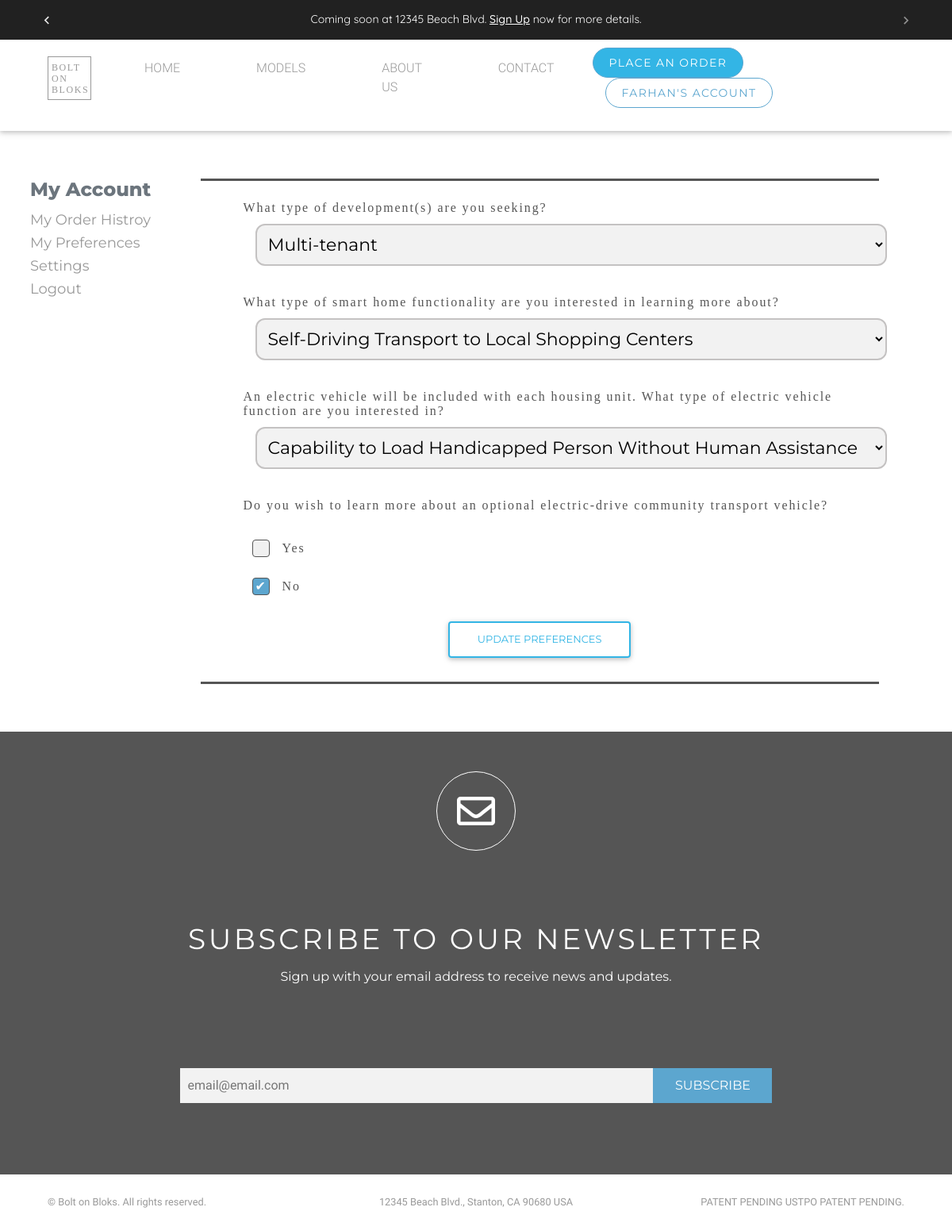
Page /preferences/ (signed in) on the earlier database version.
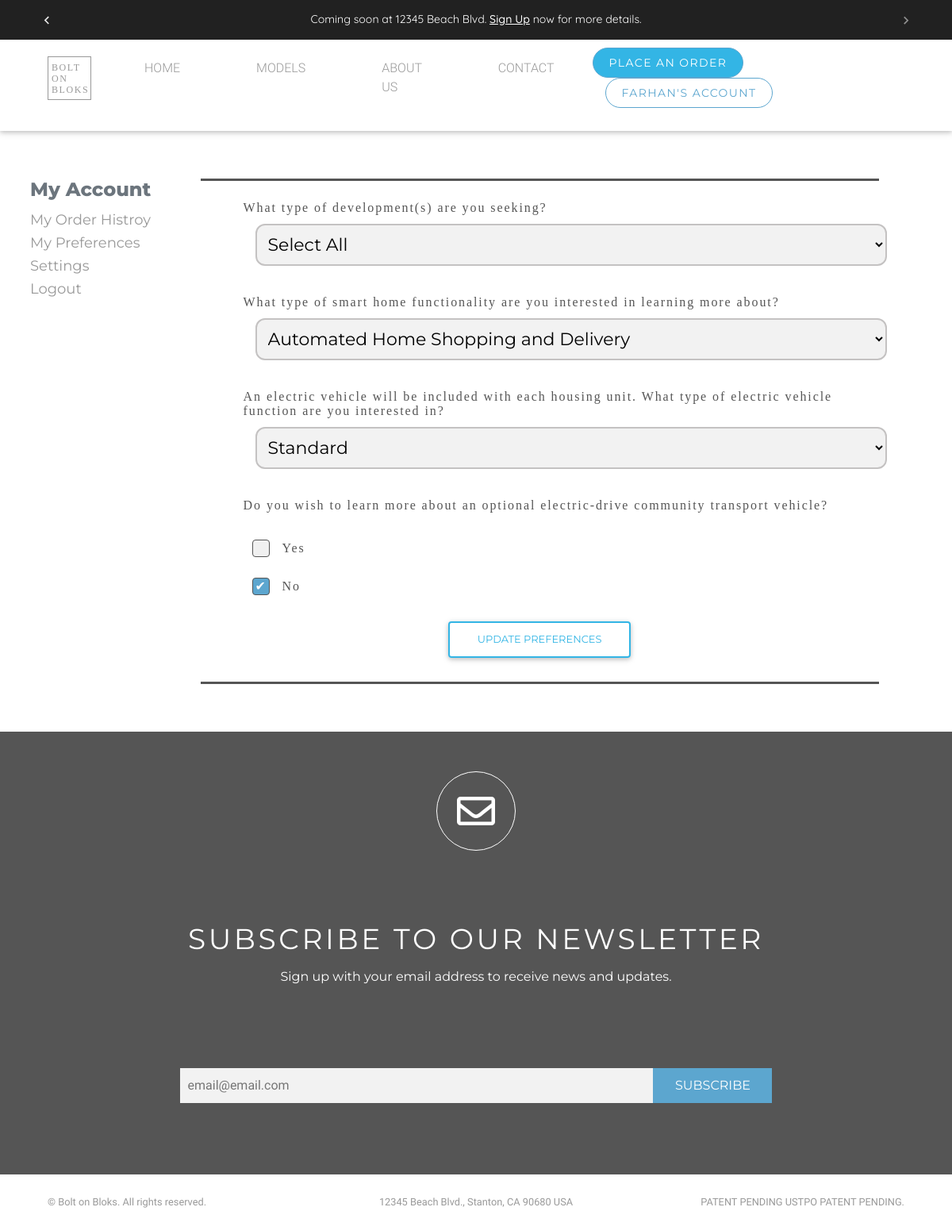
Same page on the later database version.
### users/models.py (models this page shows, shortened)
class User(AbstractUser):
    email = models.EmailField(verbose_name='email address',max_length=255,unique=True)
    username = models.CharField(verbose_name='Username',max_length=255,default=None, blank=True, null= True)
    USERNAME_FIELD = 'email'
    REQUIRED_FIELDS = ['username']

class UserPreferences(models.Model):
    YES_NO_CHOICES = (
        ('yes', 'Yes'),
        ('no', 'No')
    )
    Type_Of_Development = (
        ('select all','Select All'),
        ('Commercial','Commercial'),
        ('Mixed-use','Mixed-use'),
        ('Multi-tenant','Multi-tenant'),
        ('Condominium','Condominium'),
        ('Townhome','Townhome'),
        ('Man Camp','Man Camp'),
        ('Mobile Home Park','Mobile Home Park'),
        ('RV Park','RV Park'),
        ('Park Home (as defined by Housing and Urban Development)','Park Home (as defined by Housing and Urban Development)'),
        ('Other','Other'),
    )
    Type_Of_Smart_Home = (
    ('Automated Home Shopping and Delivery','Automated Home Shopping and Delivery'),
    ('Self-Driving Transport to Local Shopping Centers','Self-Driving Transport to Local Shopping Centers'),
    ('Self-Driving Transport to Local Medical Facilities','Self-Driving Transport to Local Medical Facilities'),
    )
    Type_Of_Electric_Vehicle_Function = (
        ('Standard','Standard'),
        ('Capability to Load Handicapped Person Without Human Assistance','Capability to Load Handicapped Person Without Human Assistance'),
    )
    user_obj = models.ForeignKey(SpecUser, on_delete=models.CASCADE)
    type_of_development = MultiSelectField("What type of development(s) are you seeking?",choices=Type_Of_Development, max_length=300)
    other_type_of_development = models.CharField(max_length=300, verbose_name="Other", blank=True, null=True)
    type_of_smart_home = MultiSelectField("What type of smart home functionality are you interested in learning more about? ",choices=Type_Of_Smart_Home, max_length=300)
    type_of_electric_vehicle_function = MultiSelectField("An electric vehicle will be included with each housing unit. What type of electric vehicle function are you interested in?",choices=Type_Of_Electric_Vehicle_Function, max_length=300)
    learn_about_electric_drive = models.CharField("Do you wish to learn more about an optional electric-drive community transport vehicle?",choices=YES_NO_CHOICES, max_length=100)
    class Meta:
        verbose_name = 'UserPreference'
        verbose_name_plural = 'UserPreferences'

### users/views.py (the view)
# urls.py: path('preferences/', update_preferences, name="my-pref"),
@login_required()
def update_preferences(request):
    form = UserPreferencesForm(request.POST or None, instance=UserPreferences.objects.get(user_obj=request.user))
    if form.is_valid():
        form.save()
        return redirect('my-pref')
    return render(request, "users/user_preference.html", {"form": form})

### users/forms.py
class EmailListForm(forms.ModelForm):
    class Meta:
        model = EmailList
        fields = ['email']
    def __init__(self, *args, **kwargs):
        super(EmailListForm, self).__init__(*args, **kwargs)
        self.fields['email'].widget.attrs.update({
            'placeholder': 'email@email.com',
            "class":"news-input",
        })

class UserPreferencesForm(forms.ModelForm):
    class Meta:
        model = UserPreferences
        fields = ("type_of_development","other_type_of_development","type_of_smart_home","type_of_electric_vehicle_function","learn_about_electric_drive",)
        widgets = {
            'learn_about_electric_drive' : forms.RadioSelect(),}

### users/context_processor.py (called while the page is built)
def email_form(request):
    form = EmailListForm()
    return {"subscribe_form":form}

### users/templates/users/user_preference.html (shortened to what this page needs)
{% extends "users/base.html" %}
{% load crispy_forms_tags %}
{% load static %}
{% block custom_css %}
      <link type="text/css" rel="stylesheet" href="{% static 'users/custom/sign_up.css' %}" />
{% endblock %}
{% block content%}
<div class="container custom_font2">
    <div class="row">
      {% include 'signup/side_nav.html' %}
       <div class="col-md-9 col-sm-12 bg-white top_border bottom_border m-auto p-0">
         <form method="POST" class="checkbox-containers custom_input ml-0 mr-0" >
          {% for field in form %}
             {% if field == form.learn_about_electric_drive %}
                <div id="div_id_{{field.name}}" class="ml-4 radio_ul checkbox-container" style="display: block;">
                    <label class="label" style="margin-left: -10px;" for="{{field.id_for_label}}">{{field.label}}</label>
                    {{field}}
                </div>
             {% elif field == form.type_of_electric_vehicle_function or field == form.type_of_smart_home or field == form.type_of_development%}
                <div id="div_id_{{field.name}}" class="ml-4 check_ul checkbox-container" style="display: block;">
                    <label style="margin-left: -10px;" for="{{field.id_for_label}}" class="label" data-error="wrong"
                        data-success="right">{{field.label}}
                    </label>
                    {{field}}
                </div>
             {% endif %}
          {% endfor %}
            <div class="text-center mb-4">
              <button type="submit" class="btn btn-outline-info rounded">Update Preferences</button>
            </div>
         </form>
      </div>
    </div>
</div>
{% endblock%}

### users/templates/users/base.html (shortened to what this page needs)
{% load static %}
<!DOCTYPE html>
<html lang="en">
<head>
	<link rel="stylesheet" href="https://use.fontawesome.com/releases/v5.7.2/css/all.css"
>
	<link type="text/css" rel="stylesheet" href="{% static 'users/new_custom/vendor/bootstrap/css/bootstrap.min.css' %}" />
	<link type="text/css" rel="stylesheet" href="{% static 'users/new_custom/css/slick.css' %}" />
	<link type="text/css" rel="stylesheet" href="{% static 'users/new_custom/css/slick-theme.css' %}" />
	<link type="text/css" rel="stylesheet" href="{% static 'users/custom/custom.css' %}" />
	<link type="text/css" rel="stylesheet" href="{% static 'users/new_custom/css/custom.css' %}" />
	<link type="text/css" rel="stylesheet" href="{% static 'users/new_custom/css/style.css' %}" />
	<link type="text/css" rel="stylesheet" href="{% static 'users/fonts/stylesheet.css' %}" />
   {% block custom_css %}
   {% endblock %}
	<link href="{% static 'MBD/css/mdb.min.css' %}" rel="stylesheet">
</head>
<body>
	<div class="container-fluid bg-dark top-header-fixed">
		<div class="row">
			<div class="col-md-12 col-sm-12 add-bar">
				<div id="carouselExampleControls" class="carousel slide" data-ride="carousel">
					<div class="carousel-inner quicksand-font">
						  <div class="carousel-item active">
								<p class="top-add">Coming soon at 12345 Beach Blvd. <a href="#id_subscribe">Sign Up</a> now for more details. </p>
						  </div>
					</div>
						<a id="add-bar-control-prev" class="carousel-control-prev" href="#carouselExampleControls" role="button" data-slide="prev">
						  <span id="#add-bar-control-prev-icon" class="carousel-control-prev-icon" aria-hidden="true"></span>
						</a>
						<a id="add-bar-control-next" class="carousel-control-next" href="#carouselExampleControls" role="button" data-slide="next">
						  <span id="#add-bar-control-next-icon" class="carousel-control-next-icon" aria-hidden="true"></span>
						</a>
				</div>
			</div>
		</div>
	</div>
  <nav class="navbar navbar-expand-lg navbar-dark navbar-custom">
    <div class="container-fluid">
      <a class="navbar-brand" href="#">BOLT ON BLOKS</a>
      <div class="collapse navbar-collapse" id="navbarResponsive">
        <ul class="navbar-nav mr-auto">
          <li class="nav-item active">
            <a class="nav-link" href="{% url 'home' %}">HOME</a>
          </li>
          <li class="nav-item">
            <a class="nav-link" href="{% url 'models' %}">MODELS</a>
          </li>
          <li class="nav-item">
            <a class="nav-link" href="#">ABOUT US</a>
          </li>
          <li class="nav-item">
            <a class="nav-link" href="{% url 'contact-us' %}">CONTACT</a>
          </li>
        </ul>
        <div class="form-inline my-2 my-lg-0">
            <a class="no-btn btn-info" href="{% url 'order-form' %}">PLACE AN ORDER</a>
           {% if request.user.is_authenticated %}
               <a class="no-btn ml-3" href="{% url 'user-profile' %}">
                  {% if request.user.first_name %}
                     {{ request.user.first_name }}'s
                  {% elif request.user.last_name %}
                     {{ request.user.last_name }}'s
                  {% endif %}
                  Account</a>
           {% endif %}
        </div>
      </div>
    </nav>
	<div class="md-padding">
		{% block  content %}
		{% endblock %}
	</div>
   <div class="container-fluid">
      <div class="row">
        <div class="col-md-12">
         <form  class="no-margin" method="POST" action="{% url 'home' %}">
            <div class="row news-letter txt-center">
            <div class="icon-div">
              <i class="far fa-envelope icon-env"></i>
            </div>
            <div class="col-md-12">
              <p class="subsribe-us-txt">SUBSCRIBE TO OUR NEWSLETTER</p>
              <p class="sign-up-txt">Sign up with your email address to receive news and updates.</p>
            </div>
            <div class="col-md-12 sub-input-parent">
			   {{subscribe_form.email}}
			   <button class="subsribe-btn">SUBSCRIBE</button>
            </div>
            </div>
         </form>
        </div>
      </div>
   </div>
   <footer>
      <div class="container-fluid">
         <div class="row">
             <div class="col-lg-4"><p class="m-0 text-left small">&copy; Bolt on Bloks. All rights reserved.</p></div>
             <div class="col-lg-4"><p class="m-0 text-center small">12345 Beach Blvd., Stanton, CA 90680 USA</p></div>
             <div class="col-lg-4"><p class="m-0 text-right small">PATENT PENDING USTPO PATENT PENDING.</p></div>
         </div>
      </div>
   </footer>
</body>
</html>

### users/templates/signup/side_nav.html
<div class="md-3">
   <h4 class="text-muted ml-2">My Account</h4>
   <ul class="text-muted pl-2 side-nav" style="font-weight: 500">
       <li><a href="{% url 'my-orders' %}">My Order Histroy</a></li>
       <li><a href="{% url 'my-pref' %}">My Preferences</a></li>
       <li><a href="{% url 'user-profile' %}">Settings</a></li>
       <li><a href="/logout" >Logout</a></li>
   </ul>
</div>

### static/users/custom/custom.css (style rules this page uses)
html { scroll-behavior: smooth; font-family: 'Quicksand', sans-serif !important; }
.quicksand-font { font-family: 'Quicksand', sans-serif !important; }
form { margin-left: 100px !important; margin-right: 100px !important; }
.md-padding { margin-top: 5% !important; margin-bottom: 5% !important; }
.radio_ul ul { list-style: none; }
.container ul { list-style: none; margin: 0; padding: 0; overflow: auto; }
.top-add { padding-top: 14px; text-align: center; color: white; font-weight: 400; }
.add-bar { font-size: .88em; height: 50px; }
.top-add a { color: white !important; font-weight: 500; text-decoration: underline; }
#add-bar-control-prev { position: absolute; left: -15px; width: 10%; }
#add-bar-control-next { position: absolute; right: -15px; width: 10%; }
.no-margin { margin-left: 0px !important; margin-right: 0px !important; }
.checkbox_checked { border-color: #1A78F2 !important; color: #1A78F2; }
.custom_input input, select { padding: 10px; border-radius: 12px; width: 100%; background-color: #f2f2f2; border: 2px solid #c4c2c2; margin-left: 10px; }
.custom_input label { margin: 6px; padding: 5px; margin-top: 20px; font-family: Franklin Gothic Book; font-style: normal; font-weight: normal; font-size: 16px; line-height: 18px; letter-spacing: 0.12em; color: #555555; }
.side-nav { font-weight: 500; }
.side-nav li { padding: 4px 0 3px 0; }
.side-nav li a { color: #999999; padding: 3px 0 3px 0; font-family: Montserrat; font-style: normal; font-weight: normal; font-size: 18px; line-height: 22px; text-align: center; }
.custom_font2 { font-family: Montserrat; font-style: normal; font-weight: normal; font-size: 18px; line-height: 22px; }
.top_border { border-top: 3px solid #555555; }
.bottom_border { border-bottom: 3px solid #555555; }

### static/users/new_custom/css/custom.css (style rules this page uses)
body { font-family: 'Montserrat', sans-serif; }
h1, h2, h3, h4, h5, h6 { font-family: 'Montserrat', sans-serif; font-weight: 800!important }
.navbar-custom { z-index: 4; padding-top: 1.8rem; padding-bottom: 1.8rem; background-color: rgba(255, 255, 255, 1) }
.navbar-custom .navbar-brand { text-transform: uppercase; font-size: 1rem; letter-spacing: .1rem; font-weight: 700;font-family: Hoefler Text; font-style: normal; font-weight: normal; font-size: 12px; line-height: 14px; color: #999; width: 55px; height: 55px; border: 1px solid #999; white-space: initial; padding: 6px 4px; }
.navbar-dark .navbar-nav .nav-link { color: #999 !important; }
.no-btn { text-transform: uppercase; background-color:#fff; border:1px solid #5CA6CF; color: #5CA6CF; border-radius: 25px; font-family: Montserrat; font-style: normal; font-weight: normal; font-size: 14px; line-height: 22px; text-align: center; letter-spacing: 0.1em; padding: 7px 20px; }
.navbar-dark .navbar-nav .active>.nav-link, .navbar-dark .navbar-nav .nav-link.active, .navbar-dark .navbar-nav .nav-link.show, .navbar-dark .navbar-nav .show>.nav-link,.navbar-dark .navbar-nav .nav-link:focus, .navbar-dark .navbar-nav .nav-link:hover { color: #999; }
@media (min-width: 992px) { .navbar-expand-lg .navbar-nav .nav-link { padding-right: 3rem; padding-left: 3rem; } }
footer { padding-bottom: 1.6rem!important;padding-top: 1.6rem!important; }
footer p { color: #999; }
@media (min-width:768px) { footer,.navbar-custom { padding-right: 45px; padding-left: 45px; } }

### static/users/custom/sign_up.css (style rules this page uses)
.checkbox-container { display: block; position: relative; padding-left: 35px; margin-bottom: 12px; cursor: pointer; font-size: 22px; -webkit-user-select: none; -moz-user-select: none; -ms-user-select: none; user-select: none; }

### users/templates/users/user_preference.html (style rules this page uses)
ul { padding-left: 3px !important; }
ul li { list-style-type: none; }
ul li a { color: #999999; }
.checkbox-container ul li label { display: block; position: relative; padding-left: 35px; margin-bottom: 12px; cursor: pointer; font-size: 16px; -webkit-user-select: none; -moz-user-select: none; -ms-user-select: none; user-select: none; }

Differences in the rows shown:
changed UserPreferences "Yes No": type_of_development "Multi-tenant" → "Select All"; type_of_smart_home "Self-Driving Transport to Local Shopping Centers" → "Automated Home Shopping and Delivery"; type_of_electric_vehicle_function "Capability to Load Handicapped Person Without Human Assistance" → "Standard"
